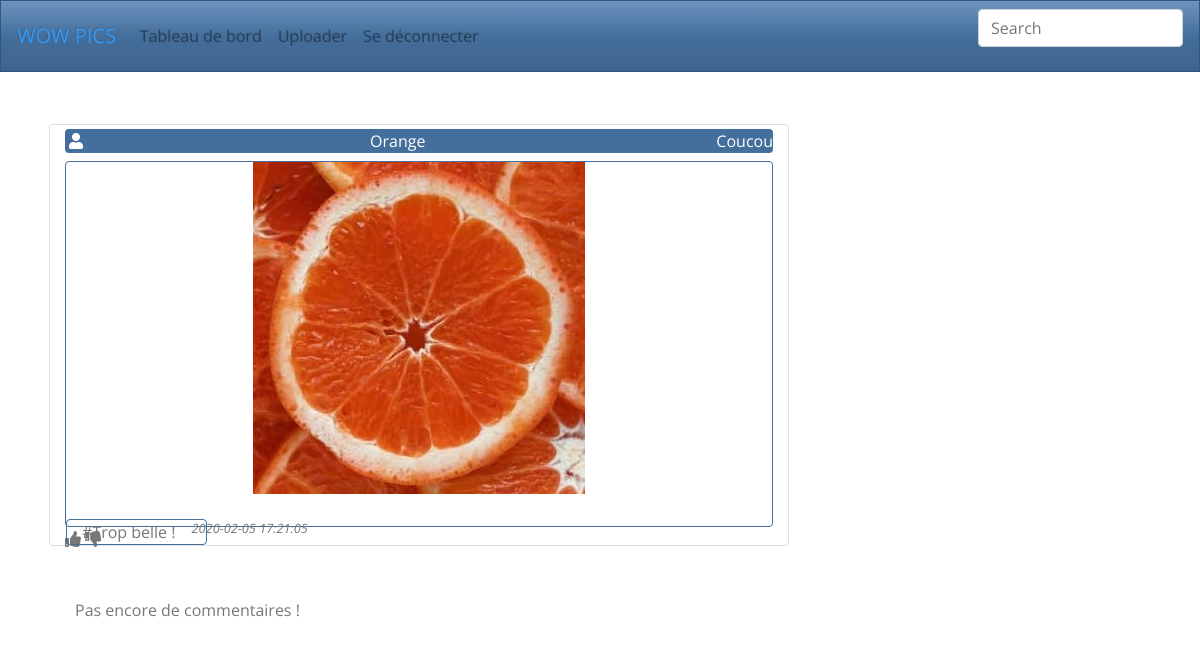
The page /v1.00/index.php?action=PagePicture&Picture=29 (signed in) on the database its author committed.
### tables this page shows
CREATE TABLE `picture` (
  `idPicture` int(11) NOT NULL,
  `fileName` varchar(255) NOT NULL,
  `status` varchar(30) NOT NULL DEFAULT 'private',
  `link` varchar(255) NOT NULL,
  `tags` text NOT NULL,
  `dateUpload` datetime NOT NULL DEFAULT CURRENT_TIMESTAMP,
  `idUser` int(11) NOT NULL
);

### v1.00/AutoLoader.php (called while the page is built, shortened)
<?php
 class AutoLoader
 {
    static function autoLoad($className)
    {
        $directories = array("controller", "model", "view", "model/Entity", "model/EntityManager", "Helpers");
        foreach($directories as $directory)
        {
            $file = $directory .'\\' . $className . '.php';
        }
    }
 }

### v1.00/Model/Modele.php (called while the page is built, shortened)
<?php
Abstract class Modele
{
  protected function executeReq($req, $params = null)
  {
   $bdd = Database::getInstance() -> getConnection();
    if($params == null)
    {
      $res = $bdd->query($req);
    }
    else
    {
      $res = $bdd->prepare($req);
      $res->execute($params);
    }
    return $res;
  }
  function hydrate(array $donnees){
    foreach ($donnees as $key => $value ){
        $method = 'set'.ucfirst($key);
    }
  }
}

### v1.00/Model/EntityManager/PictureManager.php (called while the page is built, shortened)
<?php
class PictureManager extends Modele
{
    public function getPublicPicture($idPicture)
    {
        $req = "SELECT * from picture WHERE status='public' AND idPicture=?";
        $res = $this->executeReq($req,array($idPicture));
        $res = $res->fetch(PDO::FETCH_ASSOC);
        if($res !== false)
        {
            $picture = new Picture();
            $picture->hydrate($res);
            return $picture;
        }
        else {
            return false;
        }
    }
}

### v1.00/Model/Entity/Picture.php (called while the page is built, shortened)
<?php
class Picture extends Modele {
    private $filename;
    private $link;
    private $tags;
    private $dateUpload;
    public function setIdPicture($idPicture)
    {
        return $this;
    }
    public function getFilename()
    {
        return $this->filename;
    }
    public function setFilename($filename)
    {
        $this->filename = $filename;
        return $this;
    }
    public function setStatus($status)
    {
        return $this;
    }
    public function getLink()
    {
        return $this->link;
    }
    public function setLink($link)
    {
        $this->link = $link;
        return $this;
    }
    public function getTags()
    {
        return $this->tags;
    }
    public function setTags($tags)
    {
        $this->tags = $tags;
        return $this;
    }
    public function getDateUpload()
    {
        return $this->dateUpload;
    }
    public function setDateUpload($dateUpload)
    {
        $this->dateUpload = $dateUpload;
        return $this;
    }
    public function setIdUser($idUser)
    {
            return $this;
    }
}

### v1.00/Model/EntityManager/UserManager.php (called while the page is built, shortened)
<?php
class UserManager extends Modele
{
    public function getUser($id)
    {
        $req='SELECT login, password, email FROM user WHERE idUser=?';
        $res = $this->executeReq($req,array($id));
        $res2 = $res->fetch(PDO::FETCH_ASSOC);
        if($res2 != FALSE)
        {
            $user = new User();
            $user->hydrate($res2);
            return $user;
        }
        else
        {
            return false;
        }
    }
}

### v1.00/View/Picture.html.php (the view, shortened to what this page needs)
<main class="container mt-5">
<div class="col-md-3 col-lg-8">
    <div class="row">
        <div class="col-12 card m-1 pt-1">
            <div class="d-flex align-items-center text-white bg-primary rounded pl-1 ">
                <i class="fas fa-user"></i>
                <p class="mx-auto my-auto"><?php echo $picture->getFilename(); ?></p>
                <p class="my-auto pl-1"><?php echo $login ?></p>
            </div>
            <div>
                <div class="border border-primary rounded mt-2 pl-1 pr-1 w-100 h-100 text-center">
                    <img class="img-fluid" src="<?php echo $picture->getLink(); ?>" alt="picture"/>
                </div>
                <div>
                    <i class="fas fa-thumbs-up"></i>
                    <i class="fas fa-thumbs-down"></i>
                </div>
            </div>
            <div class="row">
                <div>
                    <p class="border border-primary rounded mt-2 ml-3 my-auto col-12"><?php $tags = $picture->getTags();
                                $tags = explode(",",$tags);
                                for($i = 0 ; $i <count($tags); $i++)
                                {
                                    echo '#'. $tags[$i] . " ";
                                }
                        ?>
                    </p>
                </div>
                <div class="font-italic text-right small">
                    <?php echo $picture->getDateUpload(); ?>
                </div>
            </div>
        </div>
    </div>
    <div class="container pt-5">
             <form method = "POST" action="index.php?action=Inscrire">
               <fieldset>
            <?php if($CommentCount > 0)
            {?>
               <legend  class="col-md-6 text-primary">Les commentaires : </legend>
               <div class="form group border rounded">
            <?php
                forEach($comments as $comment)
                { ?>
                    <div class ="col-12 overflow-auto">
                        <h5 class="font-weight-bold text text-primary"> <?php echo $comment['comment']->getTitle(); ?> </h5>
                        <p > <?php echo $comment['comment']->getContent(); ?></p>
                        <p class="font-italic text-right small"> Posté par <?php echo $comment['userComment']; ?> le <?php echo $comment['comment']->getDateComment(); ?></p>
                    </div>
            <?php }
            }
                else
                    {echo "<p> Pas encore de commentaires ! </p>";} ?>
    </div>
</div>
</main>

### rows shown on the page
picture: fileName "Orange", link (picture), tags "Trop belle !", dateUpload "2020-02-05 17:21:05"

### other values the page prints
$login "Coucou"
